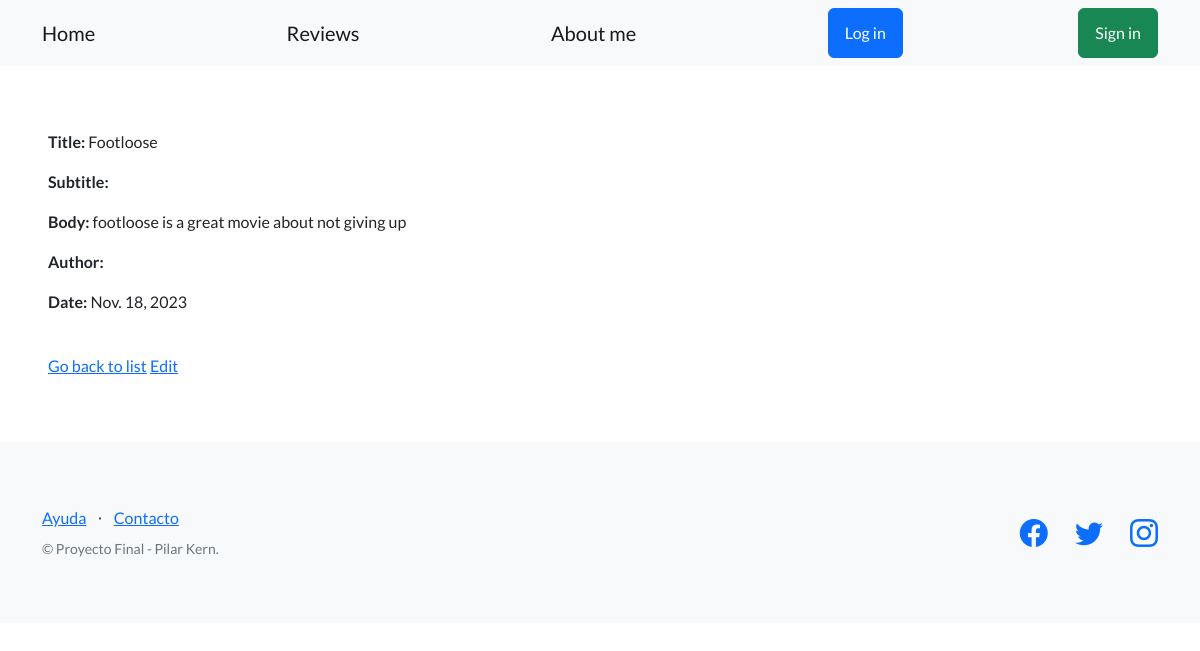
Screenshot of /blog/articles/5/ with the database file from the repository.
### blog/models.py (models this page shows, shortened)
class Article(models.Model):
    title = models.CharField(max_length=64)
    subtitle = models.CharField(max_length=256, blank=True)
    body = models.TextField(blank=True)
    author = models.CharField(max_length=256, blank=True)
    date = models.DateField(blank=True)

### blog/views.py (the view)
# urls.py: path("articles/<int:pk>/", ArticleDetailView.as_view(), name="read_article"),
class ArticleDetailView(DetailView):
    model = Article
    success_url = reverse_lazy('articles_list')

### blog/templates/blog/article_detail.html
{% extends "base.html" %}
{% block contenido %}
<p>
 <strong>Title:</strong> {{object.title}}
</p>
<p>
 <strong>Subtitle:</strong> {{object.subtitle}}
</p>
<p>
 <strong>Body:</strong> {{object.body}}
</p>
<p>
 <strong>Author:</strong> {{object.author}}
</p>
<p>
 <strong>Date:</strong> {{object.date}}
</p>
<br>
<a href="{% url 'articles_list' %}">Go back to list</a>
<a href="{% url 'edit_article' object.id %}">Edit</a>
{% endblock contenido %}

### rows the page displays
Article: title "Footloose", body "footloose is a great movie about not giving up", date "Nov. 18, 2023"
